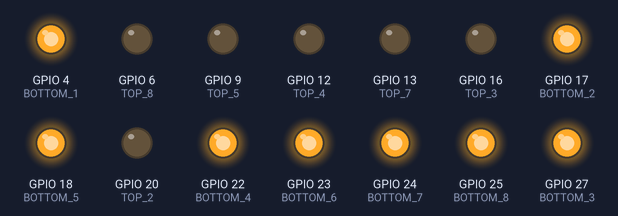
Bench run of a program on a simulated Raspberry Pi (BCM pin numbers). Shown: output pins drawn as LEDs (lit = HIGH). At 2.0 s the program stops and its outputs stay as they are.

Above: at 0.1 s.
At 2.1 s:
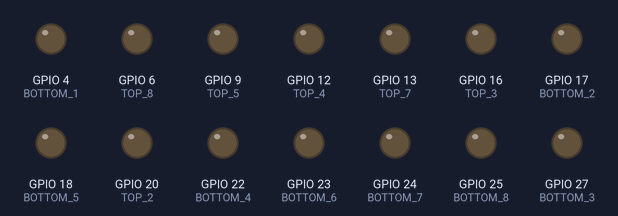
Timing chart, 0 to 3.5 s (numbered marks = the images above):
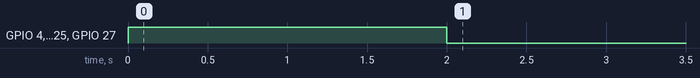

The program:

matrix.py
```python
import RPi.GPIO as GPIO
import time

TOP_1 = 21
TOP_2 = 20
TOP_3 = 16
TOP_4 = 12
TOP_5 = 9
TOP_6 = 26
TOP_7 = 13
TOP_8 = 6
COL = [TOP_1, TOP_2, TOP_3, TOP_4, TOP_5, TOP_6, TOP_7, TOP_8]
BOTTOM_1 = 4
BOTTOM_2 = 17
BOTTOM_3 = 27
BOTTOM_4 = 22
BOTTOM_5 = 18
BOTTOM_6 = 23
BOTTOM_7 = 24
BOTTOM_8 = 25
ROW = [BOTTOM_1, BOTTOM_2, BOTTOM_3, BOTTOM_4, BOTTOM_5, BOTTOM_6, BOTTOM_7, BOTTOM_8]

GPIO.setmode(GPIO.BCM)
GPIO.setup(COL, GPIO.OUT, initial=GPIO.LOW)
GPIO.setup(ROW, GPIO.OUT, initial=GPIO.HIGH)

time.sleep(2)

GPIO.cleanup()
```

Measured:
- by itself, GPIO 4 (BOTTOM_1), GPIO 17 (BOTTOM_2), GPIO 18 (BOTTOM_5), GPIO 22 (BOTTOM_4), GPIO 23 (BOTTOM_6), GPIO 24 (BOTTOM_7), GPIO 25 (BOTTOM_8), GPIO 27 (BOTTOM_3): LOW → HIGH at 0.00 s, → LOW 2.0 s later
